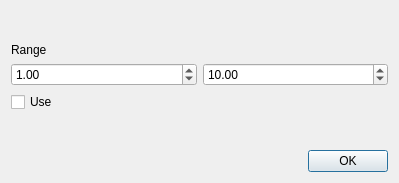
<?xml version="1.0" encoding="UTF-8"?>
<ui version="4.0">
 <class>NormalizationDialog</class>
 <widget class="QDialog" name="NormalizationDialog">
  <property name="geometry">
   <rect>
    <x>0</x>
    <y>0</y>
    <width>399</width>
    <height>183</height>
   </rect>
  </property>
  <property name="windowTitle">
   <string>Dialog</string>
  </property>
  <property name="modal">
   <bool>true</bool>
  </property>
  <layout class="QGridLayout" name="gridLayout">
   <item row="2" column="1">
    <widget class="QDoubleSpinBox" name="max">
     <property name="minimum">
      <double>-1000.000000000000000</double>
     </property>
     <property name="maximum">
      <double>1000.000000000000000</double>
     </property>
     <property name="value">
      <double>10.000000000000000</double>
     </property>
    </widget>
   </item>
   <item row="1" column="0">
    <widget class="QLabel" name="range">
     <property name="sizePolicy">
      <sizepolicy hsizetype="Preferred" vsizetype="Maximum">
       <horstretch>0</horstretch>
       <verstretch>0</verstretch>
      </sizepolicy>
     </property>
     <property name="text">
      <string>Range</string>
     </property>
    </widget>
   </item>
   <item row="5" column="0" colspan="2">
    <widget class="QDialogButtonBox" name="buttonBox">
     <property name="orientation">
      <enum>Qt::Orientation::Horizontal</enum>
     </property>
     <property name="standardButtons">
      <set>QDialogButtonBox::StandardButton::Ok</set>
     </property>
    </widget>
   </item>
   <item row="4" column="0">
    <widget class="QWidget" name="widget" native="true"/>
   </item>
   <item row="0" column="0">
    <widget class="QWidget" name="widget_2" native="true"/>
   </item>
   <item row="2" column="0">
    <widget class="QDoubleSpinBox" name="min">
     <property name="minimum">
      <double>-1000.000000000000000</double>
     </property>
     <property name="maximum">
      <double>1000.000000000000000</double>
     </property>
     <property name="value">
      <double>1.000000000000000</double>
     </property>
    </widget>
   </item>
   <item row="3" column="0">
    <widget class="QCheckBox" name="use">
     <property name="text">
      <string>Use</string>
     </property>
    </widget>
   </item>
  </layout>
 </widget>
 <resources/>
 <connections>
  <connection>
   <sender>buttonBox</sender>
   <signal>accepted()</signal>
   <receiver>NormalizationDialog</receiver>
   <slot>accept()</slot>
   <hints>
    <hint type="sourcelabel">
     <x>248</x>
     <y>254</y>
    </hint>
    <hint type="destinationlabel">
     <x>157</x>
     <y>274</y>
    </hint>
   </hints>
  </connection>
  <connection>
   <sender>buttonBox</sender>
   <signal>rejected()</signal>
   <receiver>NormalizationDialog</receiver>
   <slot>reject()</slot>
   <hints>
    <hint type="sourcelabel">
     <x>316</x>
     <y>260</y>
    </hint>
    <hint type="destinationlabel">
     <x>286</x>
     <y>274</y>
    </hint>
   </hints>
  </connection>
 </connections>
</ui>
